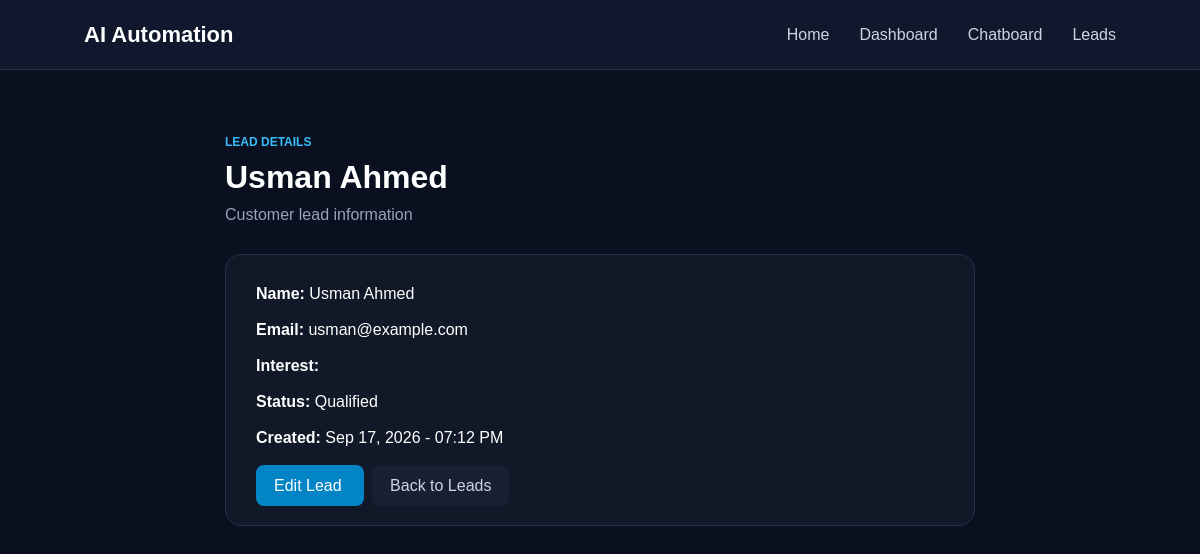
Page /leads/3/ on the committed database.
### automation/models.py (models this page shows, shortened)
class Lead(models.Model):
    STATUS_CHOICES = [
        ("New", "New"),
        ("Contacted", "Contacted"),
        ("Qualified", "Qualified"),
        ('converted', 'Converted'),
    ]
    name = models.CharField(max_length=200)
    email = models.EmailField(blank=True, null=True)
    phone = models.CharField(max_length=20, blank=True, null=True)
    company = models.CharField(max_length=200, blank=True, null=True)
    status = models.CharField(max_length=20, choices=STATUS_CHOICES, default='new')
    notes = models.TextField(blank=True, null=True)
    created_at = models.DateTimeField(auto_now_add=True)

### automation/views.py (the view)
# urls.py: path('leads/<int:lead_id>/', views.view_lead, name='view_lead'),
def view_lead(request, lead_id):
    lead = get_object_or_404(Lead, id=lead_id)
    return render(request, 'view_lead.html', {'lead': lead})

### automation/templates/view_lead.html (shortened to what this page needs)
{% extends "base.html" %}
{% block content %}
<div style="max-width:800px;margin:40px auto;padding:25px;">
    <div style="color:#38bdf8;font-size:12px;font-weight:bold;">
        LEAD DETAILS
    </div>
    <h1 style="margin:10px 0;">
        {{ lead.name }}
    </h1>
    <p style="color:#94a3b8;margin-bottom:30px;">
        Customer lead information
    </p>
    <div style="
        background:#111827;
        border:1px solid #263244;
        border-radius:16px;
        padding:30px;
    ">
        <p><strong>Name:</strong> {{ lead.name }}</p>
        <br>
        <p><strong>Email:</strong> {{ lead.email }}</p>
        <br>
        <p><strong>Interest:</strong> {{ lead.interest }}</p>
        <br>
        <p><strong>Status:</strong> {{ lead.status }}</p>
        <br>
        <p>
            <strong>Created:</strong>
            {{ lead.created_at|date:"M d, Y - h:i A" }}
        </p>
        <div style="margin-top:30px;">
            <a
                href="{% url 'edit_lead' lead.id %}"
                style="
                    background:#0284c7;
                    color:white;
                    padding:12px 18px;
                    border-radius:8px;
                    text-decoration:none;
                "
            >
                Edit Lead
            </a>
            <a
                href="{% url 'leads' %}"
                style="
                    background:#172033;
                    color:#cbd5e1;
                    padding:12px 18px;
                    border-radius:8px;
                    text-decoration:none;
                    margin-left:8px;
                "
            >
                Back to Leads
            </a>
        </div>
    </div>
</div>
{% endblock %}

### static/style.css (style rules this page uses)
* { margin: 0; padding: 0; box-sizing: border-box; }
body { font-family: Arial, sans-serif; background: #0b1020; color: #ffffff; }

### rows in the picture
Lead: name "Usman Ahmed", email "usman@example.com", status "Qualified", created_at "Sep 17, 2026 - 07:12 PM"
